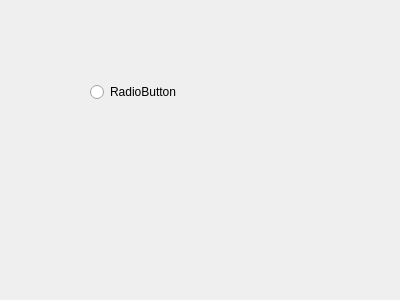
<?xml version="1.0" encoding="UTF-8"?>
<ui version="4.0">
 <class>Form</class>
 <widget class="QWidget" name="Form">
  <property name="geometry">
   <rect>
    <x>0</x>
    <y>0</y>
    <width>400</width>
    <height>300</height>
   </rect>
  </property>
  <property name="windowTitle">
   <string>Form</string>
  </property>
  <widget class="QRadioButton" name="radioButton">
   <property name="geometry">
    <rect>
     <x>90</x>
     <y>80</y>
     <width>109</width>
     <height>24</height>
    </rect>
   </property>
   <property name="text">
    <string>RadioButton</string>
   </property>
  </widget>
 </widget>
 <resources/>
 <connections/>
</ui>
